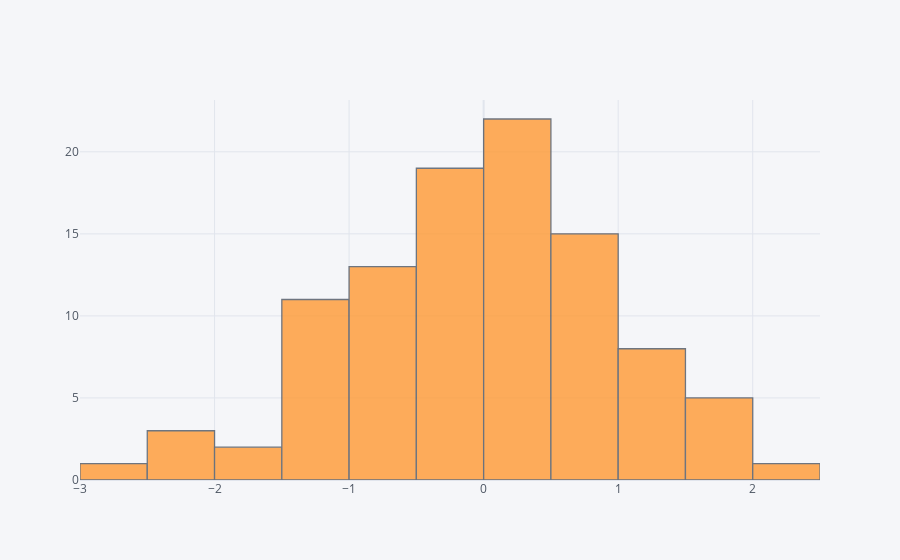

Notebook code cell kept with this figure:
### Markdown cell above
### Histogram plot

### Code cell
df['A'].iplot(kind='hist',bins=20)

### Figure 1 — Plotly figure (JSON) as saved in the notebook; plotly's stock layout.template omitted (floating-point values rounded to 4 significant figures)
{"data": [{"histfunc": "count", "histnorm": "", "marker": {"color": "rgba(255, 153, 51, 1.0)", "line": {"color": "#4D5663", "width": 1.3}}, "name": "A", "nbinsx": 20, "opacity": 0.8, "orientation": "v", "type": "histogram", "x": [-0.04498, -1.204, -1.253, -0.2695, 0.01515, 0.2207, 0.09004, -1.201, -0.5987, -1.602, -2.275, -0.1532, 0.231, -2.23, 0.2571, 1.591, -0.1522, 0.9947, -1.169, 0.02023, -0.09576, -0.2039, 1.009, 1.318, -0.499, 0.8874, -0.8071, 0.6976, 0.3528, 0.4518, -0.4589, -0.2523, 1.382, 1.037, -1.672, -2.19, -1.108, 0.98, 0.9212, 0.3663, 0.7188, 1.176, 0.496, 0.5976, -0.6604, 1.578, -0.3561, -2.617, 0.3023, 0.219, -0.8542, 1.003, 0.1654, -1.343, -0.8467, 0.3383, -1.194, 0.2606, 1.179, -0.9082, -0.137, 1.886, 0.5097, 0.2588, -1.009, -1.167, 1.015, 2.095, -0.969, -0.354, -0.04463, 0.0701, 0.6877, 0.8589, -0.8519, -0.847, 0.3763, 0.1453, 0.5951, -1.101, -0.341, 0.9002, -0.5829, -0.305, -1.332, 1.7, 1.61, -0.8237, -0.6584, 0.07995, -0.4482, -0.07551, -0.5488, 0.3138, -0.2446, -0.01744, 0.8267, 0.9583, 0.2307, 0.9314]}], "layout": {"barmode": "overlay", "legend": {"bgcolor": "#F5F6F9", "font": {"color": "#4D5663"}}, "paper_bgcolor": "#F5F6F9", "plot_bgcolor": "#F5F6F9", "title": {"font": {"color": "#4D5663"}}, "xaxis": {"gridcolor": "#E1E5ED", "showgrid": true, "tickfont": {"color": "#4D5663"}, "title": {"font": {"color": "#4D5663"}, "text": ""}, "zerolinecolor": "#E1E5ED"}, "yaxis": {"gridcolor": "#E1E5ED", "showgrid": true, "tickfont": {"color": "#4D5663"}, "title": {"font": {"color": "#4D5663"}, "text": ""}, "zerolinecolor": "#E1E5ED"}}}
